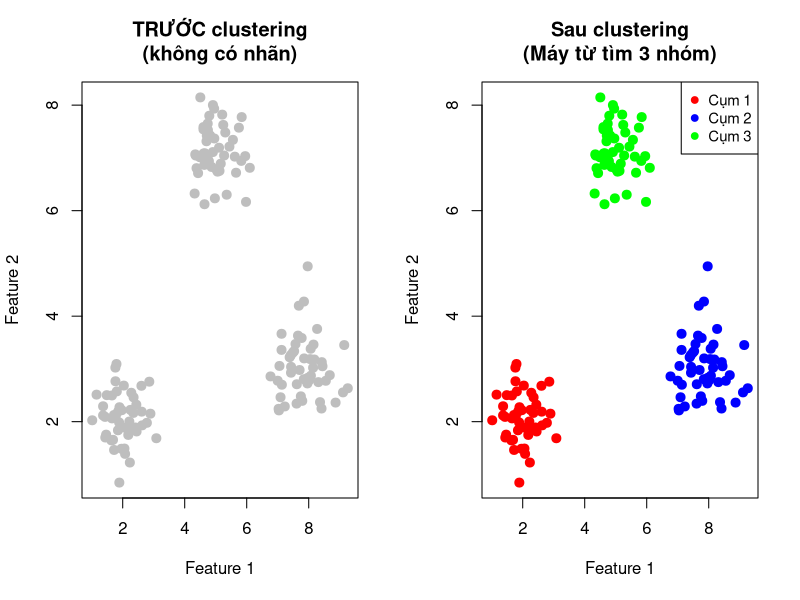
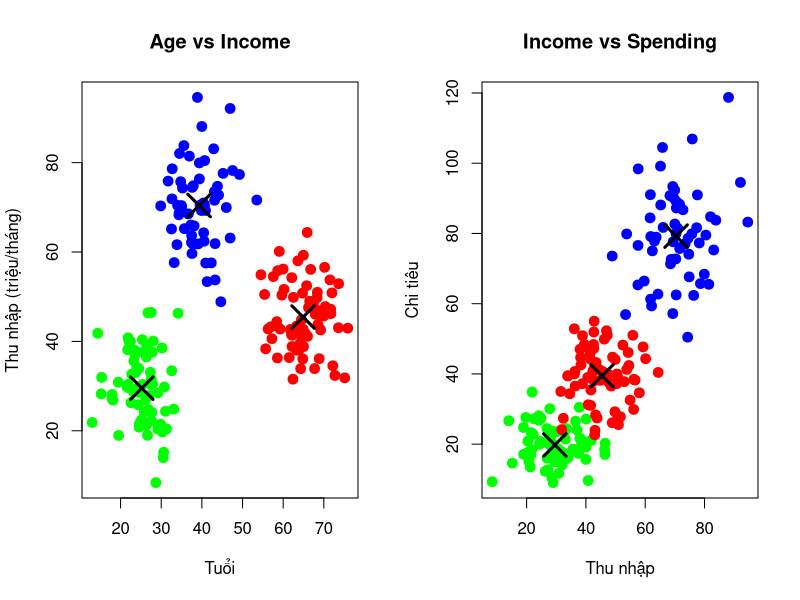

Write R code to recreate these figures, in order.
set.seed(123)
# Tạo 3 nhóm dữ liệu rõ ràng
group1 <- data.frame(x = rnorm(50, 2, 0.5), y = rnorm(50, 2, 0.5))
group2 <- data.frame(x = rnorm(50, 8, 0.6), y = rnorm(50, 3, 0.6))
group3 <- data.frame(x = rnorm(50, 5, 0.5), y = rnorm(50, 7, 0.5))

all_data <- rbind(group1, group2, group3)
true_labels <- c(rep(1,50), rep(2, 50), rep(3, 50))

par(mfrow = c(1,2))

#Trước khi clustering
plot(all_data$x, all_data$y, pch = 19, col = "gray", cex= 1.2,
     xlab = "Feature 1", ylab = "Feature 2",
     main = "TRƯỚC clustering\n(không có nhãn)")


#Sau khi clustering
plot(all_data$x, all_data$y, pch = 19, cex= 1.2,
     col =c("red", "blue", "green")[true_labels],
     xlab = "Feature 1", ylab = "Feature 2",
     main = "Sau clustering\n(Máy từ tìm 3 nhóm)")

legend("topright", legend = c("Cụm 1", "Cụm 2", "Cụm 3"),
       col = c("red", "blue", "green"), pch = 19, cex = 0.9)
par(mfrow = c(1,1))




#Phân cụm khách hàng
set.seed(42)

#Tạo dữ liệu khách hàng
customers <- data.frame(
  Age = c(rnorm(70, 25, 4), rnorm(60, 40, 5), rnorm(70,65, 6)),
  Income = c(rnorm(70,30,8), rnorm(60, 70, 10), rnorm(70,45,8)),
  Spending = c(rnorm(70,20,5), rnorm(60,80,12), rnorm(70,40,8))
)
#K-Means
km<- kmeans(customers, centers = 3, nstart = 25)
customers$Cluster<- km$cluster

#Visualization
par(mfrow = c(1,2))

plot(customers$Age, customers$Income,
     col = c("red", "blue", "green")[customers$Cluster],
     pch = 19, cex = 1.3,
     xlab = "Tuổi", ylab = "Thu nhập (triệu/tháng)",
     main = "Age vs Income")
points(km$centers[, 1:2], pch = 4, cex = 3, lwd = 3)

plot(customers$Income, customers$Spending,
     col = c("red", "blue", "green")[customers$Cluster],
     pch = 19, cex = 1.3,
     xlab = "Thu nhập", ylab = "Chi tiêu",
     main = "Income vs Spending")
points(km$centers[, 2:3], pch = 4, cex = 3, lwd = 3)

# Thống kê từng cụm
cluster_summary <- data.frame(
  Cum = 1:3,
  So_luong = as.numeric(table(customers$Cluster)),
  Tuoi_TB = tapply(customers$Age, customers$Cluster, mean),
  Thu_nhap_TB = tapply(customers$Income, customers$Cluster, mean),
  Chi_tieu_TB = tapply(customers$Spending, customers$Cluster, mean)
)

# Làm tròn
cluster_summary[, 3:5] <- round(cluster_summary[, 3:5], 1)

cluster_summary

# K- MEANs

#Tạo dữ liệu mẫu 
set.seed(42)

#Tạo dữ liệu mẫu
data_points <- data.frame(
  x = c(rnorm(30, 2, 0.5), rnorm(30, 8, 0.6), rnorm(30, 5, 0.5)),
  y = c(rnorm(30, 2, 0.5), rnorm(30, 3, 0.6), rnorm(30, 7, 0.5))
)
par(mfrow = c(1,3))
